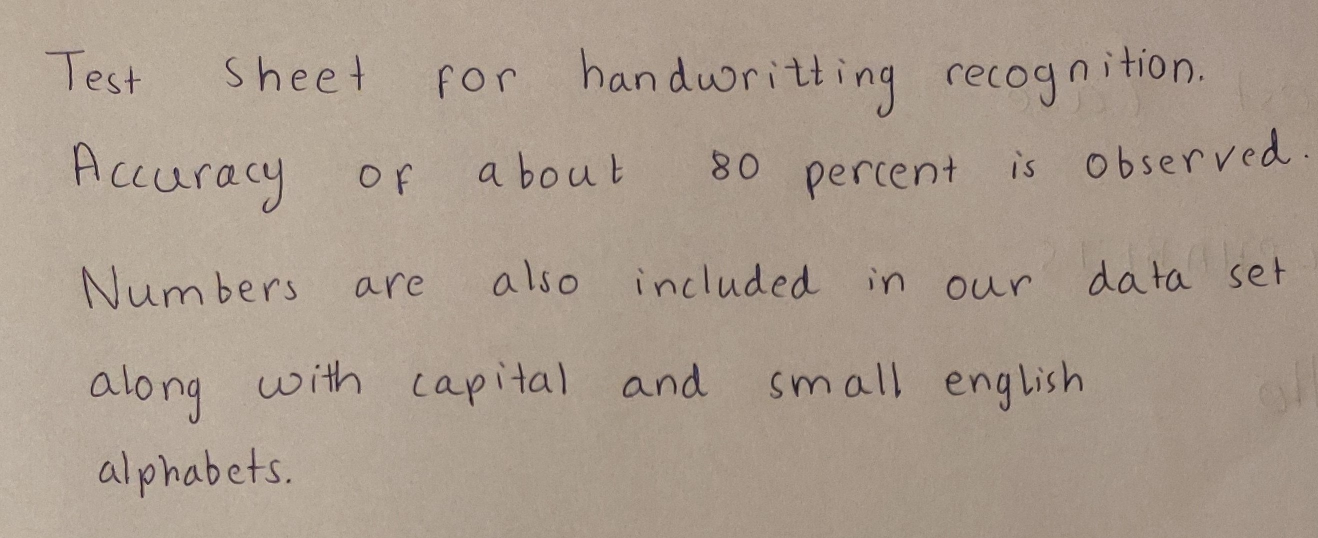
#> input picture dataset/Test1 86.4.jpg, 2636 x 1076 px (shown at 1/2 size)
$ python -i app.py   (imports and definitions only)
#> lines starting #> are read from the running program, lines starting #| are printed output that depends on the picture; after the words box and inside, x2 and y2 are one past the last pixel; in counts of white or black regions, pixels touching at a corner belong together; long printed decimals are rounded
import copy
import math
import cv2 as cv
import numpy as np
from keras.layers import Dense
from keras.layers import Dropout
from keras.layers import Flatten
from keras.layers.convolutional import Conv2D
from keras.layers.convolutional import MaxPooling2D
from keras.models import Sequential


def image_method(h):
#> called with h = 'dataset/Test1 86.4.jpg'
	xx = ""
	# time.sleep(1)
	raw_image = cv.imread(h,0)
	imageHeight = raw_image.shape[0]
	imageWidth = raw_image.shape[1]
	MedianBlurredImage = cv.medianBlur(raw_image,3)
	InvertedImage = 255 - MedianBlurredImage
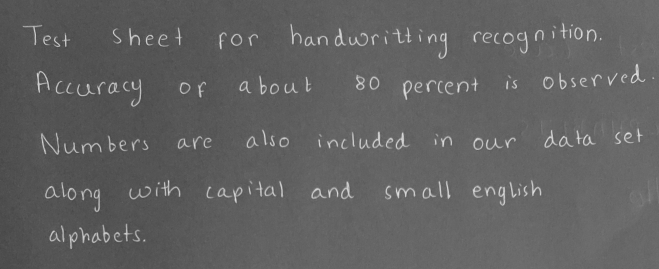
#> InvertedImage: shape (1076, 2636) (shown at 1/4 size); min 57, max 247, mean 97.2
	kernel = np.ones((3,3), np.uint8)
	DilatedImage0 = cv.dilate(InvertedImage, kernel, iterations=1)
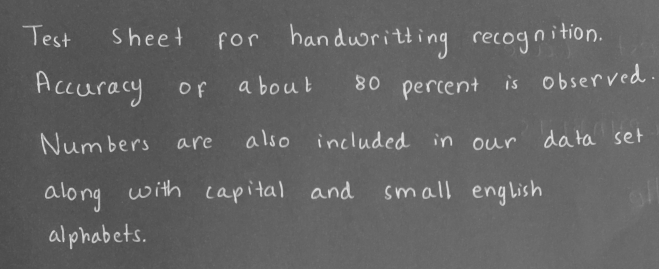
#> DilatedImage0: shape (1076, 2636) (shown at 1/4 size); min 68, max 247, mean 100.6
	kernel = np.ones((2,2), np.uint8)
	DilatedImage = cv.dilate(DilatedImage0, kernel, iterations=1)
	GaussianBlurredImage = cv.GaussianBlur(DilatedImage, (3, 3), 0)  # smoothing or blurring
	ret3, OTImage = cv.threshold(GaussianBlurredImage, 0, 255, cv.THRESH_BINARY+cv.THRESH_OTSU)
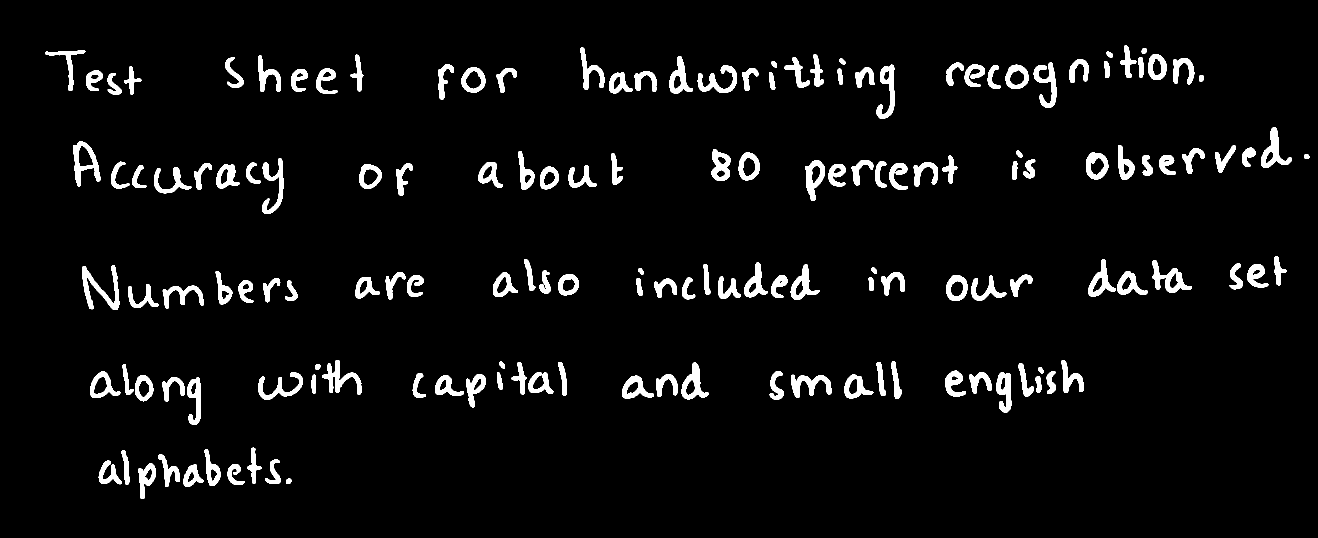
#> OTImage: shape (1076, 2636) (shown at 1/2 size); 4.9% white; 154 white regions
#> ret3 = 142
	ProcessedImage = copy.copy(OTImage)
	contours, hierarchy = cv.findContours(ProcessedImage, cv.RETR_EXTERNAL, cv.CHAIN_APPROX_SIMPLE)
#> contours = 154 contours; largest, box (x1, y1, x2, y2) and area: (146, 283, 201, 373) 2590, (2305, 520, 2384, 585) 2058, (164, 530, 239, 620) 2054, (2522, 254, 2583, 336) 1905, (1610, 321, 1650, 402) 1903
	numberofChars = len(contours)
#> numberofChars = 154
	a = []
	average_char_height = 0
	average_char_width = 0

	for cnt in contours:
		x,y,w,h = cv.boundingRect(cnt)
		a.append([int(y+h/2),int(x+w/2),y,x,y+h,x+w,-1])
		average_char_height = average_char_height + h
		average_char_width = average_char_width + w
#> this loop made 154 passes
#> (x, y, w, h, average_char_height, average_char_width) on passes 1 to 3: (572, 957, 11, 11, 11, 11), (367, 929, 40, 45, 56, 51), (455, 928, 34, 42, 98, 85)
#> after the loop, a = 154 items; average_char_height = 7964; average_char_width = 5675

	average_char_height = average_char_height/numberofChars
#> average_char_height = 51.71
	average_char_width = average_char_width/numberofChars
#> average_char_width = 36.85
	fullStopSize = int(math.sqrt(average_char_height * average_char_height / 4))
#> fullStopSize = 25

	print(average_char_height, average_char_width, fullStopSize)
#| 51.714 36.851 25

	def secondSort(val):
		return val[0]

	a.sort(key=secondSort)

	heightFromTop = 0
	width = int(average_char_height*2/3)
#> width = 34
	row = 0
	flag = 0
	rowlist = []
	shift = int(width/5)
#> shift = 6
	max_scan = imageHeight-average_char_height-2*shift-10
#> max_scan = 1002.3

	print("width =",width,", shift =",shift,", max_scan =",max_scan)
#| width = 34 , shift = 6 , max_scan = 1002.286

	while heightFromTop < max_scan:
		while (flag == 0 and heightFromTop < max_scan):
			for el in a:
				if (el[0] > heightFromTop and el[0] < (heightFromTop + width)):
					flag = 1
					break
			heightFromTop = heightFromTop + shift
		while flag == 1 and heightFromTop < max_scan:
			flag = 0
			for el in a:
				if (el[0] > heightFromTop and el[0] < (heightFromTop + width)):
					flag = 1
					break
			heightFromTop = heightFromTop + shift
		row = row + 1
		flag = 0
		rowlist.append(heightFromTop)
#> this loop made 6 passes
#> after the loop, heightFromTop = 1008; row = 6; rowlist = [192, 378, 600, 810, 972, 1008]
	rowlist.pop()
	row = row - 1
#> row = 5

	i = 0
	j = 0
	lengthOfa = len(a)
#> lengthOfa = 154
	lengthOfRowList = len(rowlist)
#> lengthOfRowList = 5
	while (i < lengthOfRowList):
		while (j < lengthOfa):
			if (a[j][0] < rowlist[i]):
				a[j][6] = i
				j = j + 1
			else:
				i = i + 1
				break
		if (j == lengthOfa):
			i = i + 1
#> this loop made 5 passes
#> i on pass 5: 5
#> after the loop, i = 5; j = 154

	a = sorted(a, key=lambda x: (x[6], x[1]))
#> a = 154 items, first 6: [141, 130, 100, 90, 182, 171, 0], [161, 189, 141, 172, 182, 206, 0], [168, 229, 146, 215, 190, 243, 0], [160, 265, 132, 248, 189, 283, 0], [145, 469, 114, 451, 176, 487, 0], [147, 539, 111, 516, 184, 562, 0]
	print(a)
#> (printed output is left out)
	aCopy = a.copy()
#> aCopy has the same summary as a

	def checkDot(x, fullStopSize):
		if (x[4] - x[2] < fullStopSize and x[5] - x[3] < fullStopSize):
			return True
		else:
			return False

	def DirectlyAbovePrevious(x, y):
		if (x[6] != y[6]):
			return False
		elif (x[0] - y[0] > average_char_height / 3 and y[1] - x[1] < 4 * average_char_width / 5):
			return True

	def DirectlyAboveNext(y, x):
		if (x[6] != y[6]):
			return False
		elif (x[0] - y[0] > average_char_height / 3 and x[1] - y[1] < 4 * average_char_width / 5):
			return True

	i = 0
	a.clear()

	while (i < len(aCopy)):
		# print(i)
		if (checkDot(aCopy[i], fullStopSize)):
			# print("Case", i)
			if (i>0 and DirectlyAbovePrevious(aCopy[i - 1], aCopy[i])):
				# print("caseA")
				newTop = aCopy[i][2]
				newBottom = max(aCopy[i][4], aCopy[i - 1][4])
				newLeft = min(aCopy[i][3], aCopy[i - 1][3])
				newRight = max(aCopy[i][5], aCopy[i - 1][5])
				newHeight = newBottom - newTop
				newWidth = newRight - newLeft
				newX = int(newLeft + newWidth / 2)
				newY = int(newTop + newHeight / 2)

				a.pop(len(a) - 1)
				a.append([newY, newX, newTop, newLeft, newBottom, newRight, aCopy[i][6]])
				i = i + 1

			elif (i<len(aCopy)-1 and DirectlyAboveNext(aCopy[i], aCopy[i + 1])):
				# print("caseB")
				newTop = min(aCopy[i][2], aCopy[i + 1][2])
				newBottom = max(aCopy[i][4], aCopy[i + 1][4])
				newLeft = min(aCopy[i][3], aCopy[i + 1][3])
				newRight = max(aCopy[i][5], aCopy[i + 1][5])
				newHeight = newBottom - newTop
				newWidth = newRight - newLeft
				newX = int(newLeft + newWidth / 2)
				newY = int(newTop + newHeight / 2)

				a.append([newY, newX, newTop, newLeft, newBottom, newRight, aCopy[i][6]])
				i = i + 2

			else:
				a.append(aCopy[i])
				i = i + 1
		else:
			a.append(aCopy[i])
			i = i + 1
#> this loop made 154 passes
#> (newTop, newBottom, newLeft, newRight, newHeight, newWidth, newX, newY) on passes 20, 24, 34, 37, 66, 92: (122, 179, 1538, 1554, 57, 16, 1546, 150), (117, 169, 1675, 1691, 52, 16, 1683, 143), (103, 156, 2208, 2225, 53, 17, 2216, 129), (96, 155, 2277, 2294, 59, 17, 2285, 125), (301, 360, 2024, 2045, 59, 21, 2034, 330), (536, 592, 1272, 1288, 56, 16, 1280, 564)
#> after the loop, a = 144 items, first 6: [141, 130, 100, 90, 182, 171, 0], [161, 189, 141, 172, 182, 206, 0], [168, 229, 146, 215, 190, 243, 0], [160, 265, 132, 248, 189, 283, 0], [145, 469, 114, 451, 176, 487, 0], [147, 539, 111, 516, 184, 562, 0]; i = 154; newBottom = 785; newHeight = 51; newLeft = 2071; newRight = 2087; newTop = 734; newWidth = 16; newX = 2079; newY = 759

	print(a)
#> (printed output is left out)
	print(aCopy)
	print(len(a), len(aCopy))
	numberofChars = len(a)
#> numberofChars = 144


	kernel2 = np.ones((2, 2), np.uint8)
	ProcessedImage = cv.erode(ProcessedImage, kernel2, iterations=2)
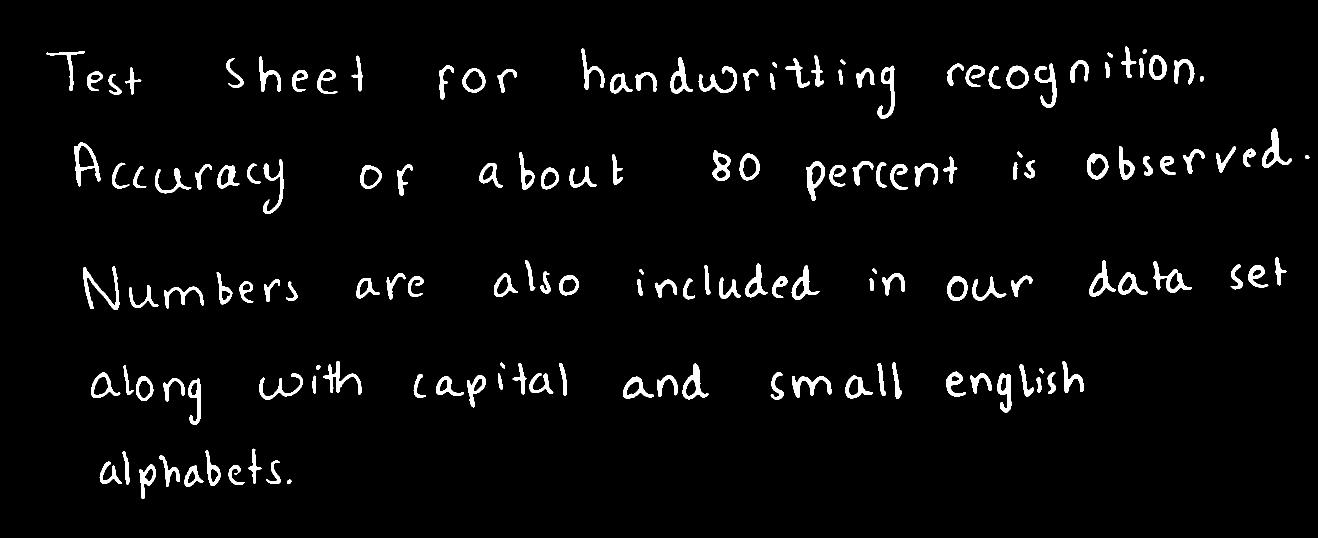
#> ProcessedImage: shape (1076, 2636) (shown at 1/2 size); 3.5% white; 154 white regions, largest, box (x1, y1, x2, y2) and area: (166, 532, 239, 620) 1644, (2307, 522, 2384, 585) 1447, (2524, 256, 2583, 336) 1418
	imagelist = []

	for el in a:
		im3 = ProcessedImage[el[2]:el[4], el[3]:el[5]] # we will get the image inside the bounding box
		im4 = np.zeros((28, 28))
		if (el[4] - el[2]) / (el[5] - el[3]) > 2.2: # l i
			im3 = cv.resize(im3, (8, 22))
			im4[3:25, 10:18] = im3
		else:
			if (el[4] - el[2]) / (el[5] - el[3]) > 1.2: # g h k
				im3 = cv.resize(im3, (12, 22))
				im4[3:25, 8:20] = im3
			else:
				im3 = cv.resize(im3, (18, 22)) # a m w n
				im4[3:25, 5:23] = im3
		im4 = cv.dilate(im4, kernel2, iterations=1)  # dilation followed by erosion to remove Background noise
		imagelist.append(im4)
#> this loop made 144 passes
#> pass 1, in image_method, `im3 = ProcessedImage[el[2]:el[4], el[3]:el[5]]`:
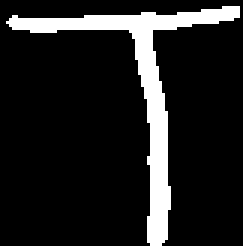
#> im3: shape (82, 81) (shown 3 times larger); 12.6% white; 1 white region, box (x1, y1, x2, y2) and area: (2, 2, 80, 82) 837
#> pass 1, in image_method, `im4 = cv.dilate(im4, kernel2, iterations=1)`:
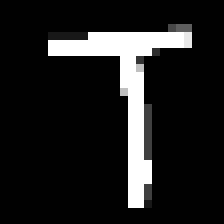
#> im4: shape (28, 28) float64 (shown 8 times larger); min 0, max 255, mean 30.1
#> after the loop:
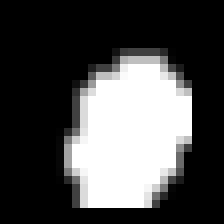
#> im4: shape (28, 28) float64 (shown 8 times larger); min 0, max 255, mean 74.9
#> after the loop, imagelist = 144 items

	seed = 7
	np.random.seed(seed)
	num_classes = 47
	def larger_model():
#> (the run stopped early here; a loop or call above may not have finished)

$ run again, on dataset/Test10 88.0.jpg
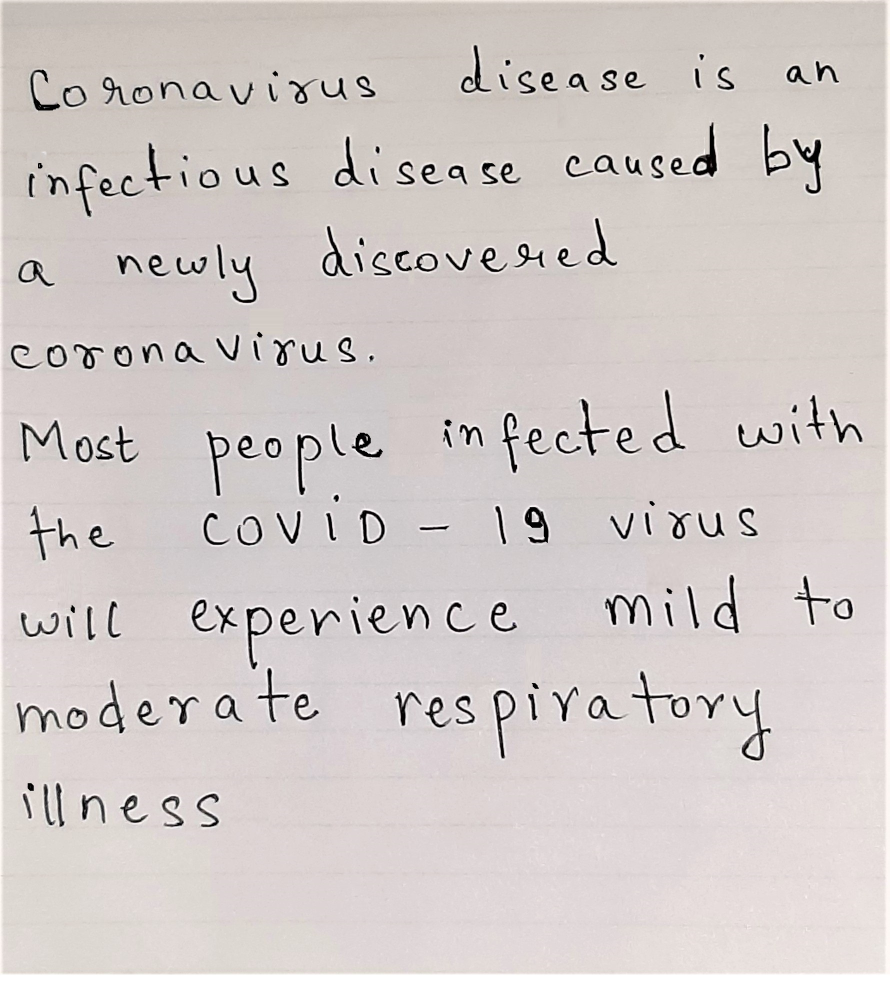
#> input picture dataset/Test10 88.0.jpg, 1780 x 1964 px (shown at 1/2 size)
#> in image_method, `ret3, OTImage = cv.threshold(GaussianBlurredImage, 0, 255, cv.THRESH_B..`:
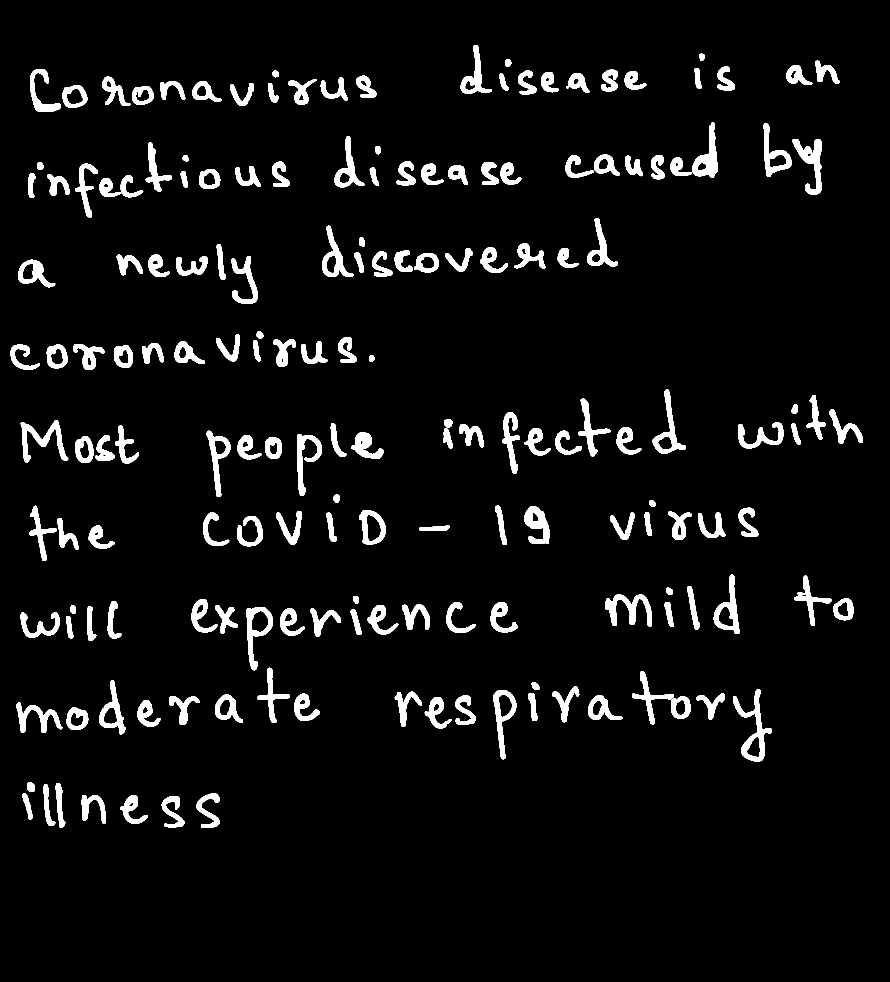
#> OTImage: shape (1964, 1780) (shown at 1/2 size); 5.5% white; 176 white regions
#> ret3 = 136
#> contours = 176 contours; largest, box (x1, y1, x2, y2) and area: (1466, 1378, 1543, 1523) 3500, (492, 1214, 546, 1341) 3212, (986, 1380, 1033, 1519) 2886, (1427, 1149, 1480, 1268) 2860, (719, 1020, 771, 1090) 2666
#> in image_method, `numberofChars = len(contours)`: numberofChars = 176
#> the loop in image_method, `for cnt in contours:` made 176 passes
#> (x, y, w, h, average_char_height, average_char_width) on passes 1 to 3: (323, 1592, 46, 63, 63, 46), (240, 1590, 56, 57, 120, 102), (163, 1590, 49, 58, 178, 151)
#> after the loop in image_method, `for cnt in contours:`: a = 176 items; average_char_height = 10028; average_char_width = 7684
#> in image_method, `average_char_height = average_char_height/numberofChars`: average_char_height = 56.98
#> in image_method, `average_char_width = average_char_width/numberofChars`: average_char_width = 43.66
#> fullStopSize = 28
#| 56.977 43.659 28
#> width = 37
#> shift = 7
#> max_scan = 1883
#| width = 37 , shift = 7 , max_scan = 1883.023
#> the loop in image_method, `while heightFromTop < max_scan:` made 10 passes
#> after the loop in image_method, `while heightFromTop < max_scan:`: heightFromTop = 1890; row = 10; rowlist = [203, 392, 567, 728, 938, 1085, 1288, 1463, 1631, 1890]
#> in image_method, `row = row - 1`: row = 9
#> lengthOfa = 176
#> lengthOfRowList = 9
#> the loop in image_method, `while (i < lengthOfRowList):` made 9 passes
#> i on pass 9: 9
#> after the loop in image_method, `while (i < lengthOfRowList):`: j = 176
#> in image_method, `a = sorted(a, key=lambda x: (x[6], x[1]))`: a = 176 items, first 6: [180, 91, 138, 60, 223, 122, 0], [193, 150, 171, 125, 216, 175, 0], [182, 233, 153, 205, 212, 261, 0], [190, 285, 172, 264, 209, 307, 0], [181, 345, 162, 320, 200, 371, 0], [182, 414, 162, 385, 203, 443, 0]
#> (printed output is left out)
#> aCopy has the same summary as a
#> the loop in image_method, `while (i < len(aCopy)):` made 174 passes
#> (newTop, newBottom, newLeft, newRight, newHeight, newWidth, newX, newY) on passes 9, 15, 22, 27, 34, 40, 62, 79: (141, 205, 536, 558, 64, 22, 547, 173), (119, 181, 998, 1023, 62, 25, 1010, 150), (107, 178, 1389, 1410, 71, 21, 1399, 142), (325, 396, 57, 87, 71, 30, 72, 360), (310, 375, 360, 378, 65, 18, 369, 342), (292, 371, 739, 761, 79, 22, 750, 331), (475, 546, 708, 730, 71, 22, 719, 510), (663, 723, 506, 527, 60, 21, 516, 693)
#> after the loop in image_method, `while (i < len(aCopy)):`: a = 159 items, first 6: [180, 91, 138, 60, 223, 122, 0], [193, 150, 171, 125, 216, 175, 0], [182, 233, 153, 205, 212, 261, 0], [190, 285, 172, 264, 209, 307, 0], [181, 345, 162, 320, 200, 371, 0], [182, 414, 162, 385, 203, 443, 0]; i = 176; newBottom = 1639; newHeight = 74; newLeft = 45; newRight = 70; newTop = 1565; newWidth = 25; newX = 57; newY = 1602
#> in image_method, `numberofChars = len(a)`: numberofChars = 159
#> ProcessedImage: shape (1964, 1780); 4.1% white; 177 white regions (1 under 20 px), largest, box (x1, y1, x2, y2) and area: (1468, 1380, 1543, 1523) 2302, (1387, 247, 1436, 355) 2118, (1587, 280, 1644, 389) 2107
#> the loop in image_method, `for el in a:` made 159 passes
#> after the loop in image_method, `for el in a:`:
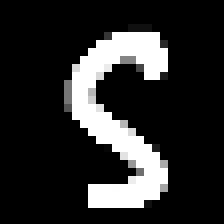
#> im4: shape (28, 28) float64 (shown 8 times larger); min 0, max 255, mean 43.5
#> after the loop in image_method, `for el in a:`: imagelist = 159 items
